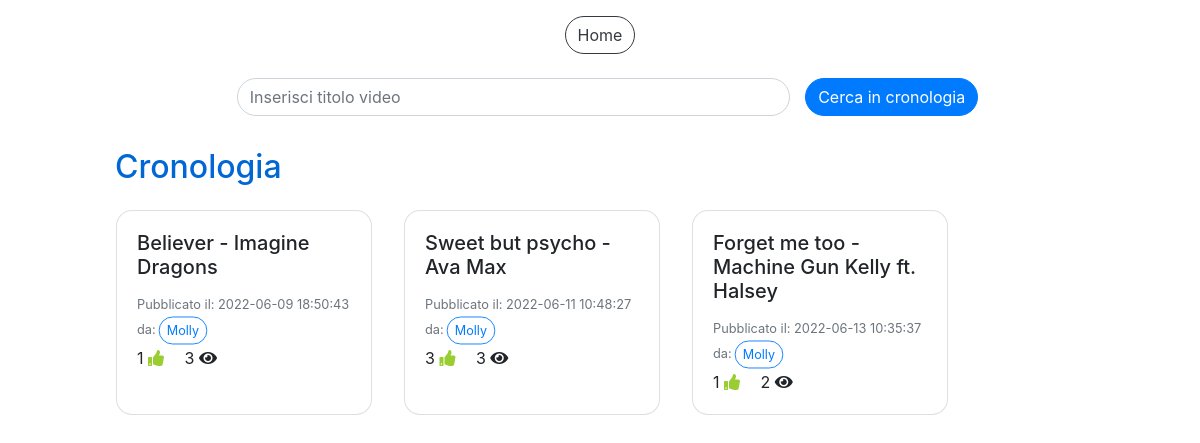
Before: /cronologia.php (signed in) with the older database file.
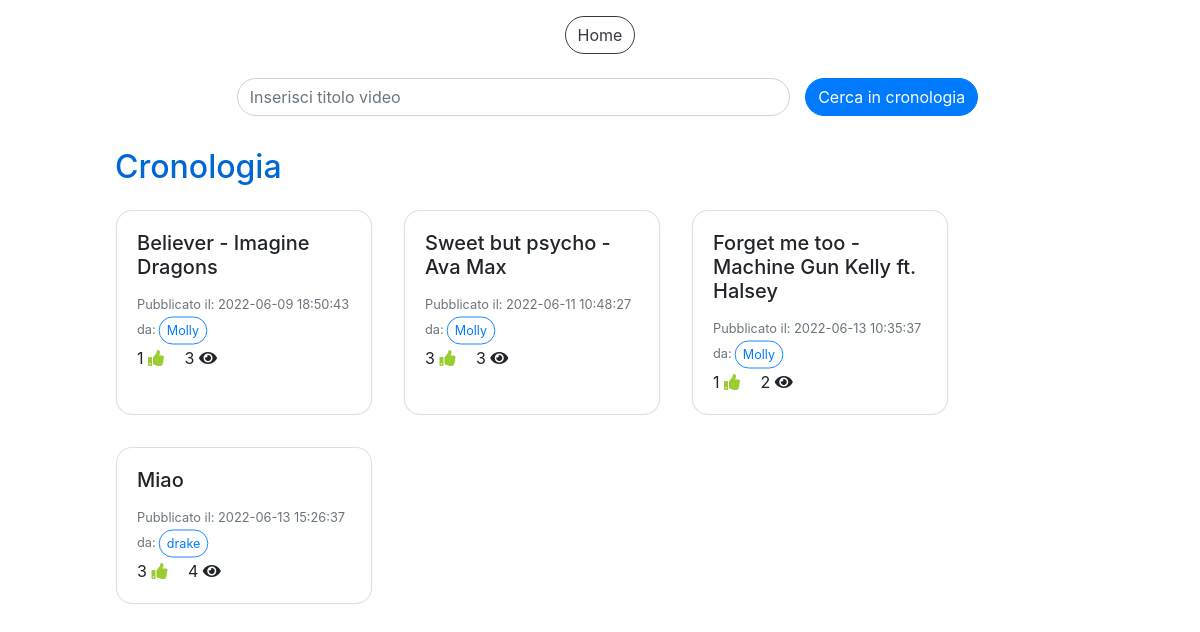
After: the same page with the newer database file.
### tables this page shows
CREATE TABLE `video` (
  `IdVideo` int(11) NOT NULL,
  `Titolo` varchar(100) NOT NULL,
  `SorgenteVideo` varchar(300) NOT NULL,
  `DataPubblicazione` datetime NOT NULL DEFAULT CURRENT_TIMESTAMP,
  `NumeroLike` int(11) NOT NULL DEFAULT '0',
  `NumeroVisualizzazioni` int(11) NOT NULL DEFAULT '0',
  `IdAccount` int(11) NOT NULL
);

CREATE TABLE `accounts` (
  `IdAccount` int(11) NOT NULL,
  `Username` varchar(40) NOT NULL,
  `Mail` varchar(40) NOT NULL,
  `Password` varchar(100) NOT NULL,
  `Canale` tinyint(1) NOT NULL,
  `NumeroIscritti` int(11) DEFAULT NULL
);

### cronologia.php (the view, shortened to what this page needs)
<!DOCTYPE html>
<html>
<head>
  <link rel="stylesheet" href="css/style.css">
  <link rel="stylesheet" href="css/custom_style.css">
</head>
<body>
  <?php
    include("db.php");
  ?>
  <div class="container-fluid pt-3">
    <div class="row justify-content-center">
      <button type="button" class="btn btn-outline-dark" onclick="location.href='home.php'">Home</button>
    </div>
    <div class="row justify-content-center">
      <div class="col-10">
          <form method="POST" class="mt-2" style="width: 100%" action="cronologia.php">
            <div class="row align-items-center justify-content-center">
              <div class="form-group col-7 mt-3">
                <input type="text" id="cerca" class="form-control" name="cerca" placeholder="Inserisci titolo video">
              </div>
              <button id="bottoneCerca" class="btn btn-primary" value="">Cerca in cronologia</button>
            </div>
          </form>
        <h2 class="titleText mt-3">Cronologia</h2>
        <div id="cronologia" class="row">
        <?php
          $sql="SELECT * FROM Playlists WHERE IdAccount=? AND TipoPlaylist=?";
          $query=$db->prepare($sql);
          $dati=array($_SESSION["loginID"], 1);
          $query->execute($dati);
          $ris=$query->fetchAll();
          foreach($ris as $row) {
            $idCronologia=$row["IdPlaylist"];
          }
          $sql="SELECT * FROM Video v JOIN Accounts a ON v.IdAccount=a.IdAccount WHERE IdVideo IN (SELECT IdVideo FROM Composizioni_playlists WHERE IdPlaylist=?)";
          $dati=array($idCronologia);
          $query=$db->prepare($sql);
          $query->execute($dati);
          $ris=$query->fetchAll();
          foreach($ris as $row) {
            $sql="SELECT * FROM Video v, Visualizzazioni vis, Accounts a WHERE v.IdVideo=vis.IdVideo AND a.IdAccount=vis.IdAccount AND vis.IdAccount=? AND vis.IdVideo=?";
            $query=$db->prepare($sql);
            $dati=array($_SESSION["loginID"], $row["IdVideo"]);
            $query->execute($dati);
            $risVis=$query->fetchAll();
            $tempoVis=-1;
            $creator=$row["Username"];
            foreach($risVis as $vis) {
              $tempoVis=$vis["TempoVisualizzazione"];
            }
            echo '<div class="card card-video m-3" style="width: 16rem;">
                    <div class="card-body card-video" onclick="cardOnClick(\''. $row["IdVideo"] .'\',\''. $row["Titolo"] .'\',\''. $row["SorgenteVideo"] .'\',\''. $tempoVis .'\',\''. $creator .'\')">
                      <h5 class="card-title card-video">'. $row["Titolo"] .'</h5>
                      <p class="card-text card-video">
                        <small class="text-muted">Pubblicato il: '. $row["DataPubblicazione"] .'<br>da:<button type="button" class="btn btn-outline-primary btn-sm mini">'. $creator .'</button></small><br>
                        '. $row["NumeroLike"] .' <i class="fa fa-thumbs-up mr-3"></i>
                        '. $row["NumeroVisualizzazioni"] .' <i class="fa fa-eye"></i>
                      </p>
                    </div>
                  </div>';
          }
        ?>
        </div>
      </div>
    </div>
  </div>
</body>
</html>

Changed rows visible on the page:
now on this page (row edited): video: Titolo "Miao", DataPubblicazione "2022-06-13 15:26:37", IdAccount.Username "drake", NumeroLike "3", NumeroVisualizzazioni "4"
